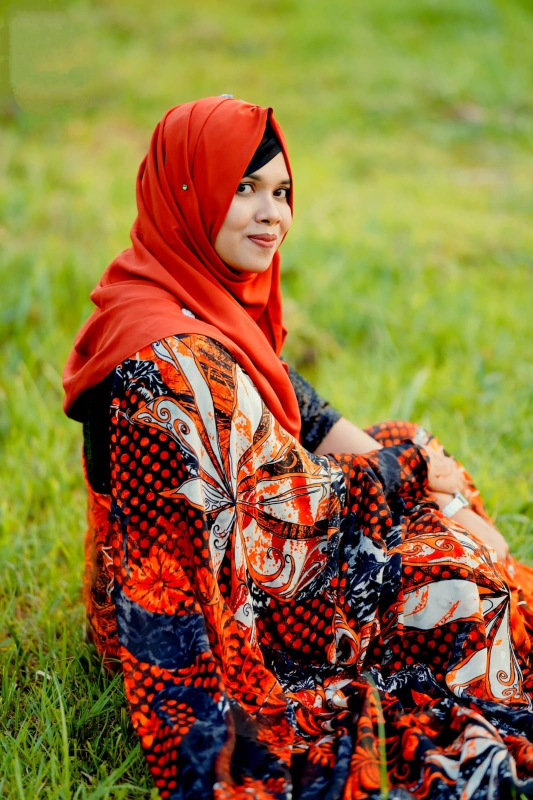
#> input picture img1.jpg, 1066 x 1600 px, found by its file name (shown at 1/2 size)
$ jupyter execute --allow-errors 'Imagework1(imageshow).ipynb'
#> lines starting #> are read from the running program, lines starting #| are printed output that depends on the picture
[cell 1]
#image show

import cv2
from google.colab.patches import cv2_imshow # Import the cv2_imshow function

img = cv2.imread("/content/drive/MyDrive/Computer Vision work/img1.jpg")
#> img is the input picture: shape (1600, 1066, 3); mean B, G, R 57.3, 113.9, 142
cv2_imshow(img) # Use cv2_imshow instead of cv2.imshow
cv2.waitKey(0)

[cell 2]
#Convert RGB Image To Grayscale & Blur Image
import cv2
from google.colab.patches import cv2_imshow # Import the cv2_imshow function

img = cv2.imread("/content/drive/MyDrive/Computer Vision work/img1.jpg")
ImgGray = cv2.cvtColor(img,cv2.COLOR_BGR2GRAY)
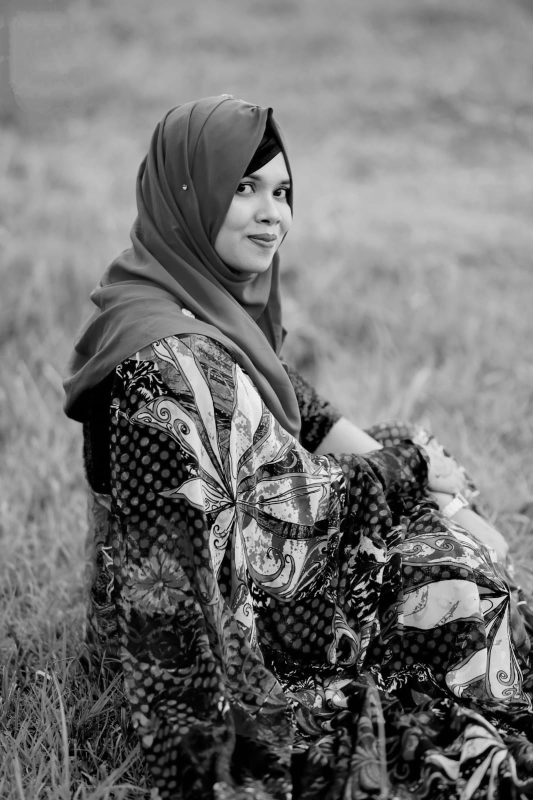
#> ImgGray: shape (1600, 1066) (shown at 1/2 size); min 0, max 254, mean 115.9
ImgBlur = cv2.GaussianBlur(ImgGray,(7,7),0)

#> (the rest of this cell did not finish here and is left out)

[cell 3]
import cv2
from google.colab.patches import cv2_imshow

# Read the image from the specified path
img = cv2.imread("/content/drive/MyDrive/Computer Vision work/img1.jpg")

# Check if the image was read successfully
if img is None:
    print("Error: Image not found or unable to read.")
else:
    # Convert to grayscale
    ImgGray = cv2.cvtColor(img, cv2.COLOR_BGR2GRAY)

    # Apply Gaussian blur
    ImgBlur = cv2.GaussianBlur(ImgGray, (7,7), 0)

    # Display the images using cv2_imshow
    print("Gray Image:")
    cv2_imshow(ImgGray)  # Show gray image

    print("Original Image:")
    cv2_imshow(img)      # Show original image

    print("Blurred Image:")
    cv2_imshow(ImgBlur)  # Show blurred image

[cell 4]
import cv2
from google.colab.patches import cv2_imshow

# Read the image from the specified path
img = cv2.imread("/content/drive/MyDrive/Computer Vision work/img1.jpg")

# Check if the image was read successfully
if img is None:
    print("Error: Image not found or unable to read.")
else:
    # Resize the original image to a smaller size, e.g., (400, 300)
    img_resized = cv2.resize(img, (400, 300))
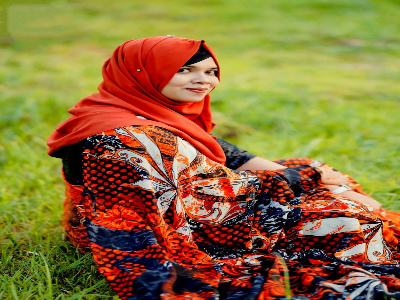
#> img_resized: shape (300, 400, 3); mean B, G, R 57.3, 113.9, 142

    # Convert to grayscale and resize
    ImgGray = cv2.cvtColor(img_resized, cv2.COLOR_BGR2GRAY)
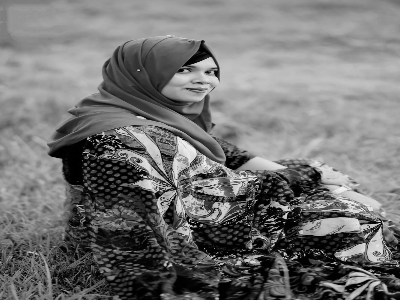
#> ImgGray: shape (300, 400); min 0, max 244, mean 115.8

    # Apply Gaussian blur and resize
    ImgBlur = cv2.GaussianBlur(ImgGray, (7,7), 0)
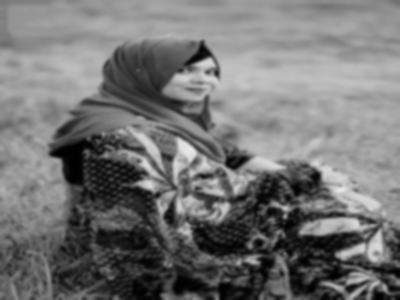
#> ImgBlur: shape (300, 400); min 0, max 232, mean 115.8

    # Display the resized images
    print("Gray Image (Resized):")
    cv2_imshow(ImgGray)  # Show resized grayscale image

    print("Original Image (Resized):")
    cv2_imshow(img_resized)  # Show resized original image

    print("Blurred Image (Resized):")
    cv2_imshow(ImgBlur)  # Show resized blurred image

[cell 5]
import cv2
from google.colab.patches import cv2_imshow

# Read the image from the specified path
img = cv2.imread("/content/drive/MyDrive/Computer Vision work/img1.jpg")

# Check if the image was read successfully
if img is None:
    print("Error: Image not found or unable to read.")
else:
    # Resize the original image to a smaller size, e.g., (400, 300)
    img_resized = cv2.resize(img, (400, 300))

    # Convert to grayscale and resize
    ImgGray = cv2.cvtColor(img_resized, cv2.COLOR_BGR2GRAY)

    # Apply Gaussian blur and resize
    ImgBlur = cv2.GaussianBlur(ImgGray, (7,7), 0)

    # Convert grayscale images to 3-channel to concatenate
    ImgGray_3ch = cv2.cvtColor(ImgGray, cv2.COLOR_GRAY2BGR)
    ImgBlur_3ch = cv2.cvtColor(ImgBlur, cv2.COLOR_GRAY2BGR)

    # Concatenate the images horizontally
    combined = cv2.hconcat([ImgGray_3ch, img_resized, ImgBlur_3ch])
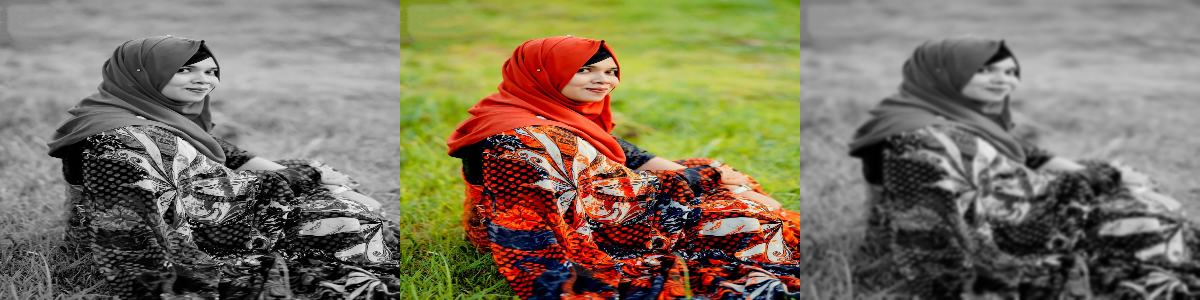
#> combined: shape (300, 1200, 3); mean B, G, R 96.3, 115.2, 124.5

    # Display the combined image
    cv2_imshow(combined)
